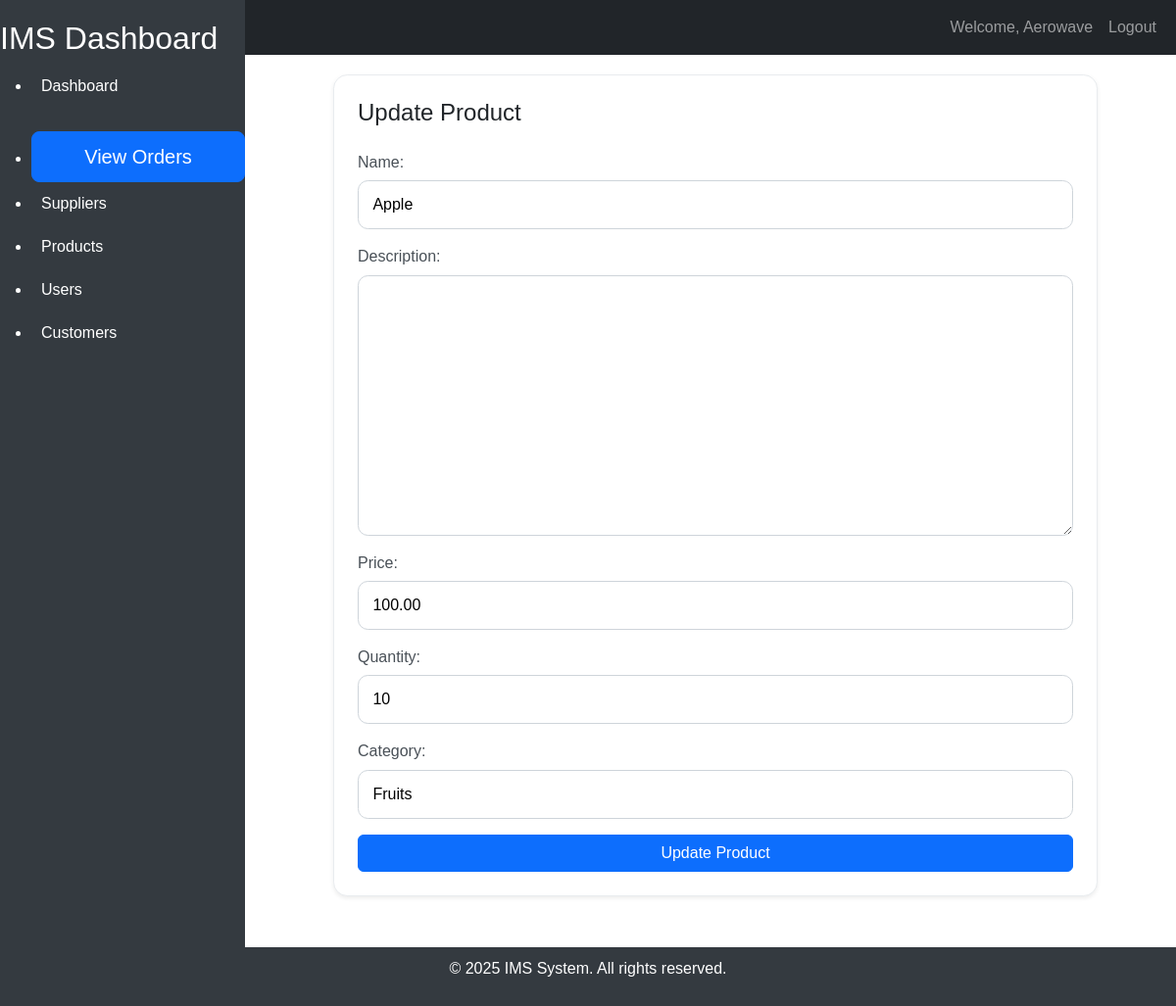
The page /products/products/1/update/ (signed in) on the database its author committed.
### product/models.py (models this page shows, shortened)
class Product(models.Model):
    id = models.AutoField(primary_key=True)
    name = models.CharField(max_length = 100)
    description = models.TextField(blank=True, null=True)
    created_at = models.DateTimeField(auto_now_add=True)
    expiry_date = models.DateTimeField(auto_now_add=True)
    price = models.DecimalField(max_digits=10, decimal_places=2)
    quantity = models.PositiveIntegerField(default=0)
    category = models.CharField(max_length=100)
    class Meta:
        db_table = "products"
        verbose_name = 'Product'
        verbose_name_plural = 'Products'

### product/views.py (the view)
# urls.py: path('products/<int:pk>/update/', ProductUpdateView.as_view(), name='product-update'),
class ProductUpdateView(SessionLoginRequiredMixin, UpdateView):
    model = Product
    form_class = ProductForm
    template_name = "update_product.html"
    success_url = reverse_lazy("product-list")

### product/forms.py
class ProductForm(forms.ModelForm):
    name = forms.CharField(widget=forms.TextInput(attrs={"placeholder": "Enter Product Name"}), label='Name')
    price = forms.DecimalField(widget=forms.NumberInput(attrs={"placeholder": "Enter Price"}), label='Price')
    quantity = forms.IntegerField(widget=forms.NumberInput(attrs={"placeholder": "Enter Quantity"}), label='Quantity')
    category = forms.CharField(widget=forms.TextInput(attrs={"placeholder": "Enter Category"}), label='Category')
    class Meta:
        model = Product
        fields = '__all__'

### home/mixins.py (called while the page is built)
    def dispatch(self, request, *args, **kwargs):
        if not request.session.get("user_id"):
            return redirect_to_login(request.get_full_path(), "login")
        return super().dispatch(request, *args, **kwargs)

### product/template/update_product.html (shortened to what this page needs)
{% extends "home/base.html" %}
{% block content %}
<div class="app-card p-4 shadow-sm">
<h2 class="h4 mb-4">Update Product</h2>
<form method="post" class="app-form">
    {{ form.as_p }}
    <button type="submit" class="btn btn-primary">Update Product</button>
</form>
</div>
{% endblock %}

### home/templates/home/base.html (shortened to what this page needs)
{% load static %}
<!DOCTYPE html>
<html lang="en">
<head>
    <link href="https://cdn.jsdelivr.net/npm/bootstrap@5.3.0-alpha1/dist/css/bootstrap.min.css" rel="stylesheet">
    <link rel="stylesheet" href="{% static 'customer/css/customer.css' %}">
</head>
<body>
    <nav class="navbar navbar-expand-lg navbar-dark bg-dark">
        <div class="container-fluid">
            <a class="navbar-brand" href="#">IMS</a>
            <div class="collapse navbar-collapse" id="navbarNav">
                <ul class="navbar-nav ms-auto">
                    {% if user.is_authenticated %}
                    <li class="nav-item">
                        <a class="nav-link" href="#">Welcome, {{ user.username }}</a>
                    </li>
                    <li class="nav-item">
                        <a class="nav-link" href="{% url 'logout' %}">Logout</a>
                    </li>
                    {% endif %}
                </ul>
            </div>
        </div>
    </nav>
    <div class="sidebar">
        <h2>IMS Dashboard</h2>
        <ul>
            <li>
                <a href="{% url 'dashboard' %}"
                    class="{% if request.path == '/dashboard/' %}active{% endif %}">Dashboard</a>
            </li>
            <li class="text-center mt-4">
                <a href="{% url 'order_list' %}" class="btn btn-primary btn-lg">View Orders</a>
            </li>
            <li>
                <a href="{% url 'supplier-list' %}"
                    class="{% if request.path == '/suppliers/suppliers/' %}active{% endif %}">Suppliers</a>
            </li>
            <li>
                <a href="{% url 'product-list' %}"
                    class="{% if request.path == '/products/products/' %}active{% endif %}">Products</a>
            </li>
            <li>
                <a href="{% url 'user_list' %}"
                    class="{% if request.path == '/user/users/' %}active{% endif %}">Users</a>
            </li>
            <li>
                <a href="{% url 'customer-list' %}"
                    class="{% if request.path == '/customer/customers/' %}active{% endif %}">Customers</a>
            </li>
        </ul>
    </div>
    <div class="content">
        {% block content %}
        {% endblock %}
    </div>
    <footer class="footer">
        <div class="container">
            <p>&copy; 2025 IMS System. All rights reserved.</p>
        </div>
    </footer>
</body>
</html>

### customer/static/customer/css/customer.css (style rules this page uses)
.app-card, .detail-card, .customer-card { max-width: 780px; margin: 0 auto 2rem; border-radius: 0.9rem; overflow: hidden; background: #ffffff; border: 1px solid #e9ecef; }
.app-form, .customer-form { display: grid; gap: 1rem; }
.app-form p { display: grid; gap: 0.4rem; margin: 0; color: #495057; font-weight: 500; }
.app-form input, .app-form select, .app-form textarea { width: 100%; border: 1px solid #ced4da; border-radius: 0.65rem; padding: 0.75rem 0.9rem; font: inherit; }
.app-form .btn, .customer-form .btn { min-width: 120px; }

### home/templates/home/base.html (style rules this page uses)
body { font-family: Arial, sans-serif; display: flex; flex-direction: column; min-height: 100vh; }
.sidebar { position: fixed; top: 0; left: 0; height: 100%; width: 250px; background-color: #343a40; color: #fff; padding-top: 20px; }
.sidebar a { color: #fff; text-decoration: none; padding: 10px; display: block; }
.content { margin-left: 260px; padding: 20px; flex: 1; }
.footer { background-color: #343a40; color: white; text-align: center; padding: 10px 0; position: relative; width: 100%; }

### rows shown on the page
Product: name "Apple", price "100.00", quantity "10", category "Fruits"

### other values the page prints
{{ user.username }} "Aerowave"
